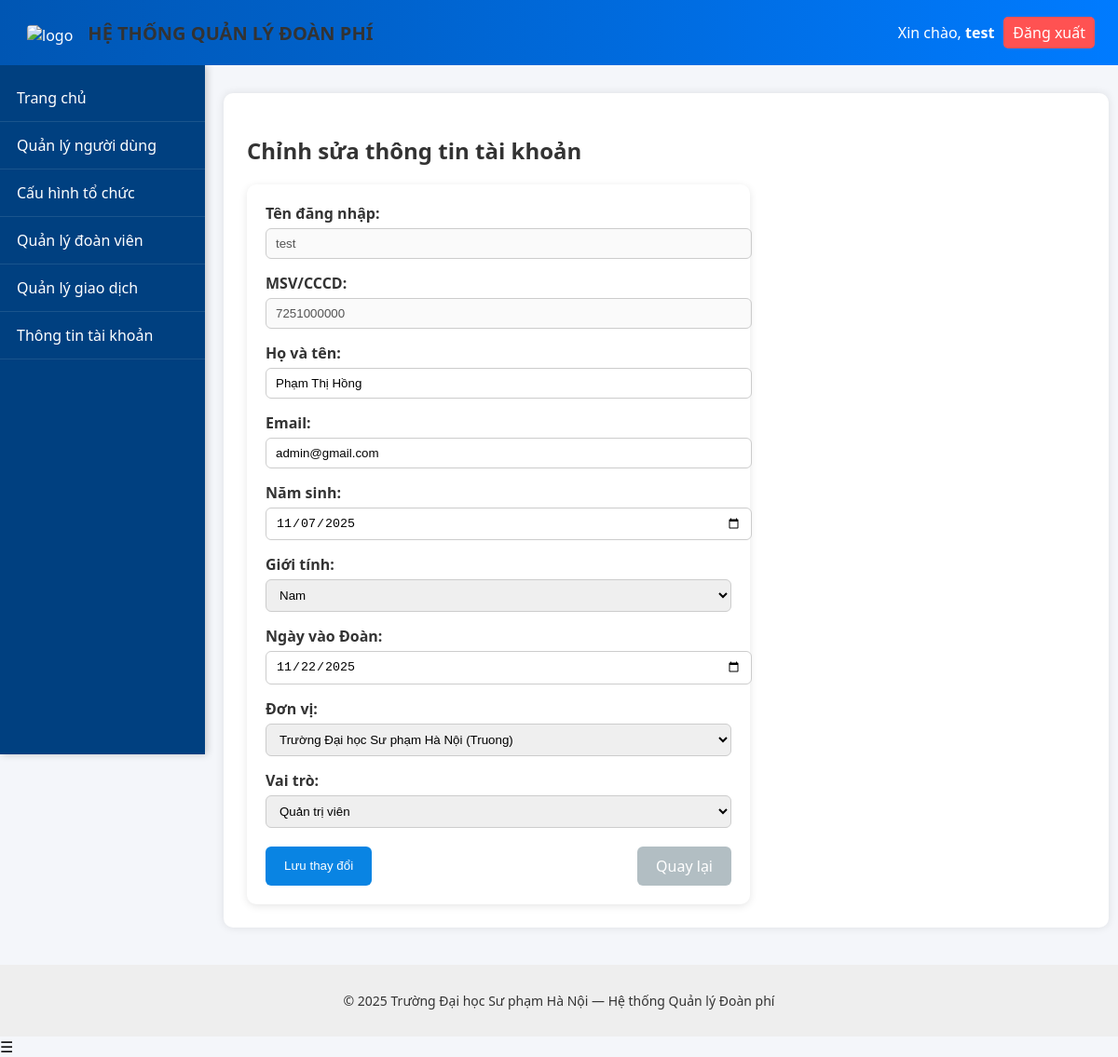
The page /pages/edit_user2.php (signed in) on the database its author committed.
### tables this page shows
CREATE TABLE `users` (
  `userId` int(11) NOT NULL,
  `userName` varchar(255) NOT NULL,
  `fullName` varchar(255) DEFAULT NULL,
  `gender` enum('M','F','O') DEFAULT 'O',
  `identifyCard` varchar(255) DEFAULT NULL,
  `email` varchar(255) DEFAULT NULL,
  `password` varchar(255) NOT NULL,
  `birthDate` date DEFAULT NULL,
  `joinDate` date DEFAULT NULL,
  `unit` varchar(255) DEFAULT NULL,
  `isAdmin` tinyint(1) DEFAULT 0,
  `createdAt` datetime DEFAULT current_timestamp(),
  `updatedAt` datetime DEFAULT current_timestamp() ON UPDATE current_timestamp()
);

CREATE TABLE `organization_units` (
  `id` int(11) NOT NULL,
  `unit_name` varchar(255) NOT NULL,
  `unit_level` enum('Truong','Khoa','ChiDoan') NOT NULL,
  `parent_id` int(11) DEFAULT NULL,
  `leader_id` int(11) DEFAULT NULL,
  `deputy_id` int(11) DEFAULT NULL,
  `created_at` timestamp NOT NULL DEFAULT current_timestamp(),
  `updated_at` timestamp NOT NULL DEFAULT current_timestamp() ON UPDATE current_timestamp()
);

### pages/edit_user2.php (the view, shortened to what this page needs)
<?php
include("../includes/header.php");
include("../includes/navbar.php");
include("../config/db.php");
$currentUser = $_SESSION['user'];
$userId = isset($_GET['id']) ? intval($_GET['id']) : $currentUser['userId'];
$query = "
    SELECT u.*, r.id AS role_id, r.role_name, ou.unit_name
    FROM users u
    LEFT JOIN user_role ur ON u.userId = ur.user_id
    LEFT JOIN role r ON ur.role_id = r.id
    LEFT JOIN organization_units ou ON u.unit = ou.id
    WHERE u.userId = $userId
";
$result = $conn->query($query);
$user = $result->fetch_assoc();
$roles = $conn->query("SELECT id, role_name FROM role ORDER BY id ASC");
$units = $conn->query("SELECT id, unit_name, unit_level FROM organization_units ORDER BY unit_level, unit_name ASC");
?>
<div class="container">
  <h2>Chỉnh sửa thông tin tài khoản</h2>
  <form method="POST" class="form-edit">
    <div class="form-group">
      <label>Tên đăng nhập:</label>
      <input type="text" value="<?= htmlspecialchars($user['userName']) ?>" disabled>
    </div>
    <div class="form-group">
      <label>MSV/CCCD:</label>
      <input type="text" value="<?= htmlspecialchars($user['identifyCard']) ?>" disabled>
    </div>
    <div class="form-group">
      <label>Họ và tên:</label>
      <input type="text" name="fullName" value="<?= htmlspecialchars($user['fullName']) ?>" required>
    </div>
    <div class="form-group">
      <label>Email:</label>
      <input type="email" name="email" value="<?= htmlspecialchars($user['email']) ?>" required>
    </div>
    <div class="form-group">
      <label>Năm sinh:</label>
      <input type="date" name="birthDate" value="<?= htmlspecialchars($user['birthDate'] ?? '') ?>">
    </div>
    <div class="form-group">
      <label>Giới tính:</label>
      <select name="gender">
        <option value="M" <?= ($user['gender'] == 'M') ? 'selected' : '' ?>>Nam</option>
      </select>
    </div>
    <div class="form-group">
      <label>Ngày vào Đoàn:</label>
      <input type="date" name="joinDate" value="<?= htmlspecialchars($user['joinDate'] ?? '') ?>">
    </div>
    <?php if ($currentUser['isAdmin']): ?>
      <div class="form-group">
        <label>Đơn vị:</label>
        <select name="unit" required>
          <?php while ($u = $units->fetch_assoc()): ?>
            <option value="<?= $u['id'] ?>"
              <?= ($user['unit'] == $u['id']) ? 'selected' : '' ?>>
              <?= htmlspecialchars($u['unit_name']) ?> (<?= $u['unit_level'] ?>)
            </option>
          <?php endwhile; ?>
        </select>
      </div>
    <?php endif; ?>
    <?php if ($currentUser['isAdmin']): ?>
      <div class="form-group">
        <label>Vai trò:</label>
        <select name="role_id" required>
          <?php while ($r = $roles->fetch_assoc()): ?>
            <option value="<?= $r['id'] ?>" <?= ($user['role_id'] == $r['id']) ? 'selected' : '' ?>>
              <?= htmlspecialchars($r['role_name']) ?>
            </option>
          <?php endwhile; ?>
        </select>
      </div>
    <?php endif; ?>
    <div class="form-actions">
      <button type="submit" class="btn-save">Lưu thay đổi</button>
      <a href="users.php" class="btn-back">Quay lại</a>
    </div>
  </form>
</div>
<?php include("../includes/footer.php"); ?>

### public/css/style.css (style rules this page uses)
body { margin: 0; font-family: "Segoe UI", sans-serif; background-color: #f4f6fa; }
.container { max-width: 1100px; margin: 30px auto; background: white; border-radius: 10px; padding: 25px; box-shadow: 0 0 10px rgba(0,0,0,0.1); }
body { margin: 0; padding-top: 70px; }
h2 { color: #333; margin-bottom: 15px; }
.form-edit { background: #fff; border-radius: 10px; box-shadow: 0 2px 8px rgba(0,0,0,0.1); padding: 20px; margin-top: 20px; width: 500px; }
.form-group { margin-bottom: 15px; }
.form-group label { font-weight: bold; color: #333; display: block; margin-bottom: 5px; }
.form-group input, .form-group select { width: 100%; padding: 8px 10px; border: 1px solid #ccc; border-radius: 6px; }
.form-actions { margin-top: 15px; text-align: right; }
.btn-save { padding: 8px 12px; background: #38ada9; color: white; border: none; border-radius: 6px; cursor: pointer; }

### pages/edit_user2.php (style rules this page uses)
.container { margin-left: 240px; max-width: calc(100% - 300px); }
input, select { width: 100%; padding: 8px; border-radius: 6px; border: 1px solid #ccc; }
.form-group { margin-bottom: 15px; }
.form-actions { display: flex; justify-content: space-between; margin-top: 20px; }
.btn-save { background: #0984e3; color: white; padding: 10px 20px; border: none; border-radius: 6px; cursor: pointer; }
.btn-back { background: #b2bec3; color: white; padding: 10px 20px; text-decoration: none; border-radius: 6px; }

### rows shown on the page
users: userName "test", identifyCard "7251000000", fullName "Phạm Thị Hồng", email "admin@gmail.com", birthDate "11/07/2025", gender "Nam", joinDate "11/22/2025", unit "Trường Đại học Sư phạm Hà Nội (Truong)"

### other values the page prints
$_SESSION['user']['userName'] "test"
form field role_id "Quản trị viên"
